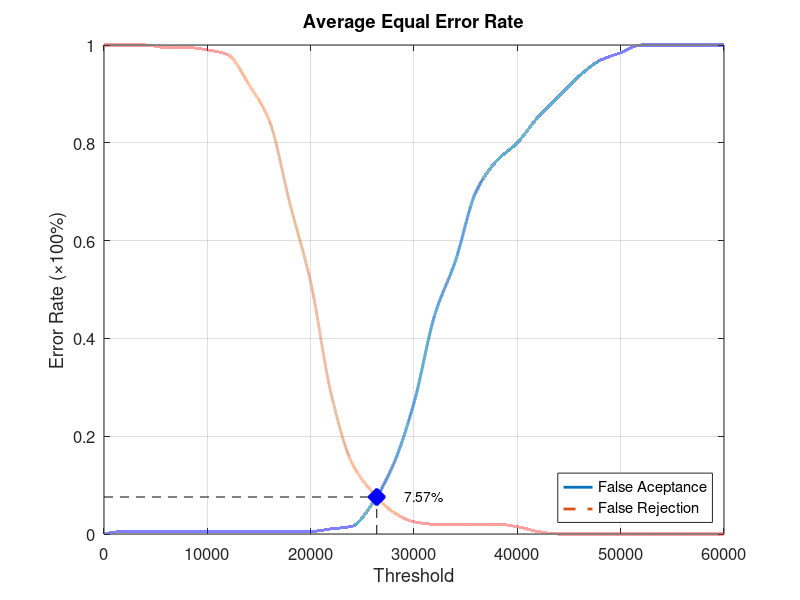
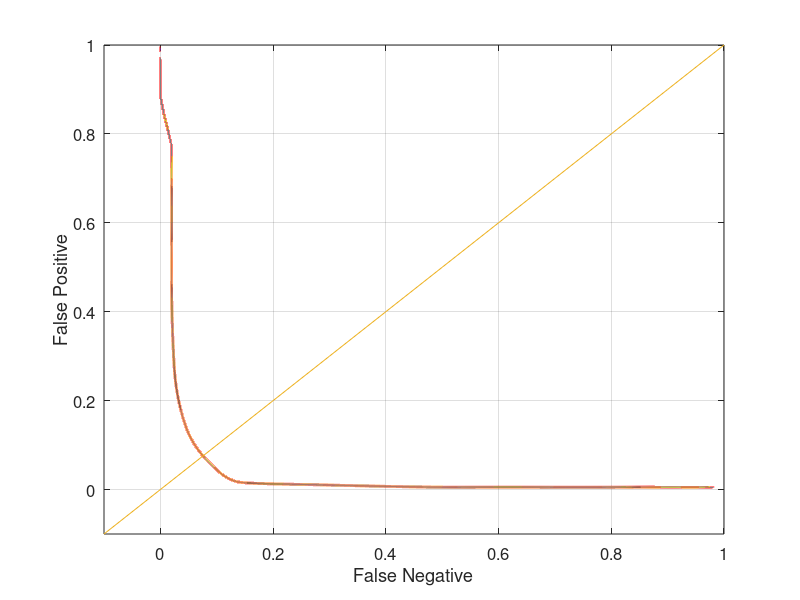

Write the MATLAB code that produced these figures, in order.
function yEER = Database2_2
close all;
clear;
clc;
x = 0:2000:60000;
xq = 0:0.5:60000;

y0 = [0 0.00526316 0.00526316 0.00526316 0.00526316 0.00526316 0.00526316 0.00526316 0.00526316 0.00526316 0.00526316 0.0105263 0.0157895 0.0631579 0.142105 0.268421 0.447368 0.557895 0.7 0.763158 0.8 0.852632 0.894737 0.936842 0.968421 0.984211 1 1 1 1 1];
yy0 = interp1(x, y0, xq, 'pchip');
y1 = [1 1 1 0.995 0.995 0.99 0.98 0.92 0.845 0.675 0.515 0.285 0.145 0.085 0.045 0.025 0.02 0.02 0.02 0.02 0.015 0.005 0 0 0 0 0 0 0 0 0];
yy1 = interp1(x, y1, xq, 'pchip');

% Calculating EER: 
y2 = abs(y0 - y1);
find(y2 == min(y2))
yy2 = abs(yy0 - yy1);
xEER = find(yy2 == min(yy2));
xEERIndex = xq(xEER) % X-axis EER
yEER = yy0(xEER) % Y-axis EER

main = figure
plot(xq, yy0,'-','LineWidth', 2);	hold on
plot(xq, yy1,'--','LineWidth', 2);	hold on
plot([xEERIndex xEERIndex], [0 yEER], 'k--');	hold on
plot([0 xEERIndex], [yEER yEER], 'k--');	hold on
plot(xEERIndex, yEER, 'bx', 'LineWidth', 10);	hold on
text(xEERIndex + 10 * xEERIndex / 100, yEER, [num2str(round((10000 * yEER)) / 100) '%'])
legend('False Aceptance', 'False Rejection', 'Location', 'SouthEast')
xlabel('Threshold')
ylabel('Error Rate (\times100%)')
title('Average Equal Error Rate')
set(gca, 'FontSize', 12)
axis([0 60000 0 1])
grid on

print(main, 'Database2_2Main', '-dpng');
FNRxFPR = figure('Color', [1 1 1]);
plot(yy1, yy0, '-', yy1, yy0, 'LineWidth', 2);
hold on
y = -0.1:0.1:1
plot(y, y); 
set(gca, 'FontSize', 12)
xlabel('False Negative')
ylabel('False Positive')
axis([-0.1 1 -0.1 1])
set(gca, 'FontSize', 12)
grid on

print(FNRxFPR, 'Database2_2FNRxFPR','-dpng');
end
